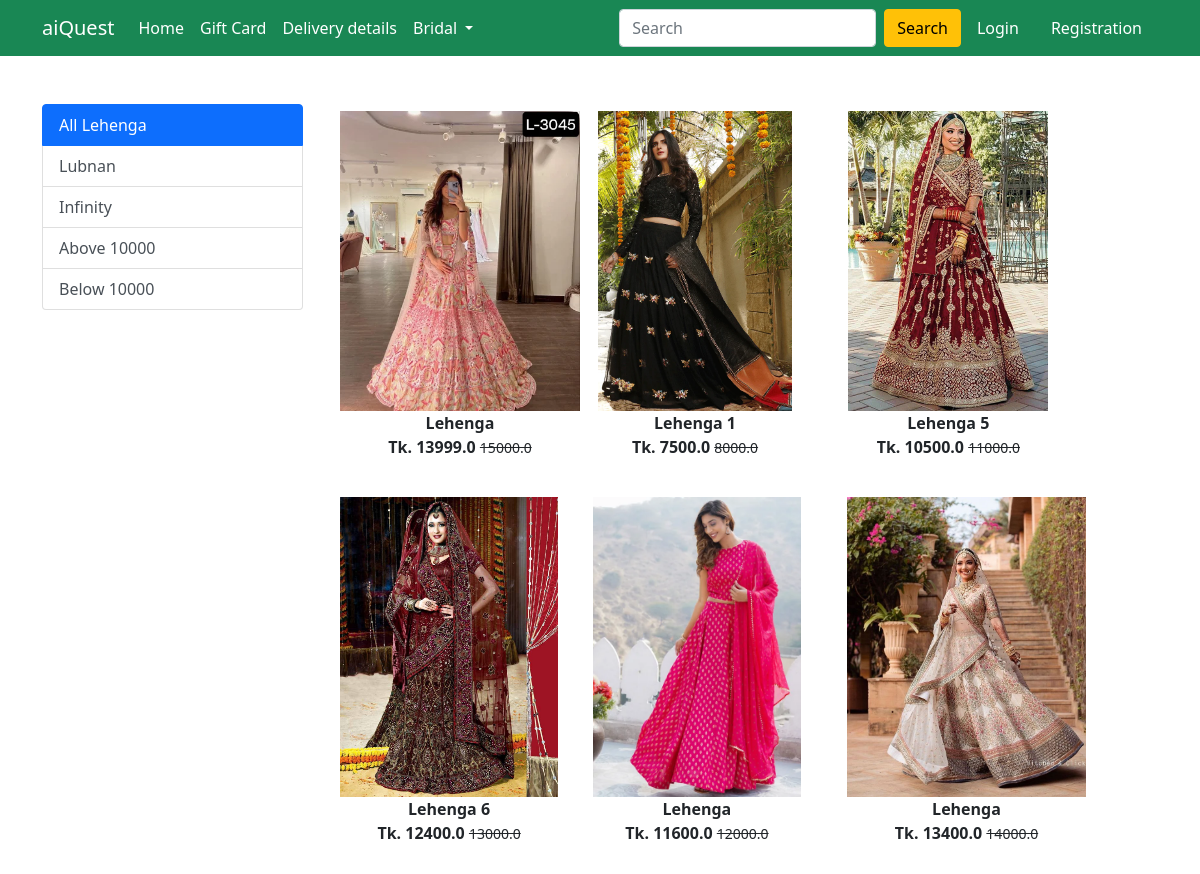
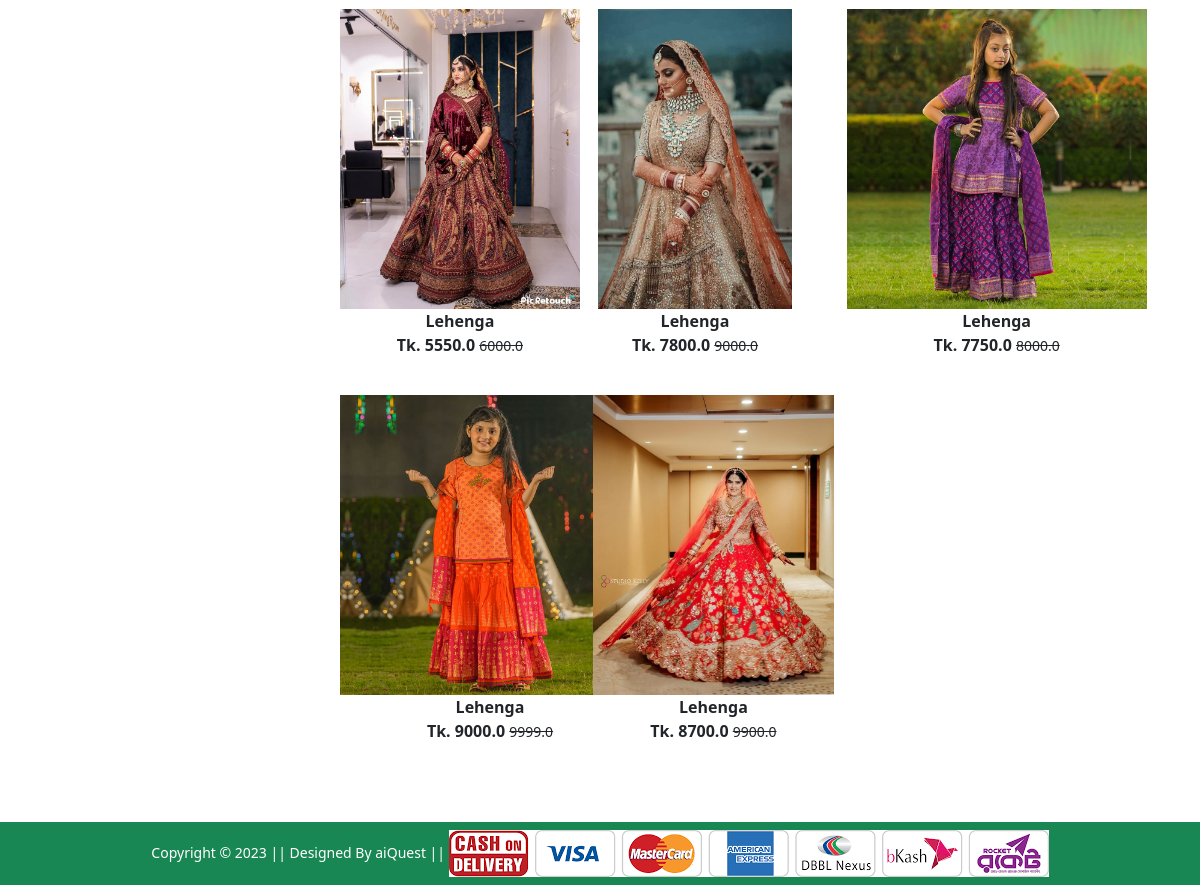
The app's page /lehenga/ with its own data (2 pictures, top to bottom).
### Shop/models.py (models this page shows, shortened)
class Product(models.Model):
    title = models.CharField(max_length=100)
    selling_price = models.FloatField()
    discounted_price = models.FloatField()
    description = models.TextField()
    brand = models.CharField(max_length=100)
    category = models.CharField(choices=CATEGORY_CHOICES, max_length=2)
    product_image = models.ImageField(upload_to='productimg')

### Shop/views.py (the view)
# urls.py: path('lehenga/', views.lehenga, name='lehenga'),
def lehenga(request, data=None):
    global lehengas
    if data == None:
        lehengas = Product.objects.filter(category="L")
    elif data == 'lubnan' or data == 'infinity':
        lehengas = Product.objects.filter(category='L').filter(brand=data)
    elif data == 'above':
        lehengas = Product.objects.filter(category = 'L').filter(discounted_price__gt=1000)
    elif data == 'below':
        lehengas = Product.objects.filter(category = 'L').filter(discounted_price__lt=1000)
    return render(request, 'Shop/lehenga.html', {'lehengas': lehengas})

### Shop/templates/Shop/lehenga.html (shortened to what this page needs)
{% extends 'Shop/base.html' %}
{% load static %}
{% block main-content %}
<div class="container my-5">
    <div class="row">
        <div class="col-sm-3">
            <div class="list-group">
                <a href="{% url 'lehenga' %}" class="list-group-item list-group-item-action active" aria-current="true">
                    All Lehenga
                </a>
                <a href="{% url 'lehengaitem' 'lubnan' %}" class="list-group-item list-group-item-action">Lubnan</a>
                <a href="{% url 'lehengaitem' 'infinity' %}" class="list-group-item list-group-item-action">Infinity</a>
                <a href="{% url 'lehengaitem' 'above' %}" class="list-group-item list-group-item-action">Above 10000</a>
                <a href="{% url 'lehengaitem' 'below' %}" class="list-group-item list-group-item-action">Below 10000</a>
            </div>
        </div>
        <div class="col-sm-8">
            <div class="row">
                {% for product in lehengas %}
                <div class="col-sm-4 text-center mb-4">
                    <a href="{% url 'product-detail' product.id %}" class="btn">
                        <div class="item">
                            <img src="{{product.product_image.url}}" alt="" height="300" class="">
                            <div class="fw-bold">{{product.title}}</div>
                            <div class="fw-bold">Tk. {{product.discounted_price}} <small
                                    class="fw-light text-decoration-line-through">{{product.selling_price}}</small>
                            </div>
                        </div>
                    </a>
                </div>
                {% endfor %}
            </div>
        </div>
    </div>
</div>
{% endblock main-content %}

### records on screen
Product: product_image (picture), title "Lehenga", discounted_price "13999.0", selling_price "15000.0"
Product: product_image (picture), title "Lehenga 1", discounted_price "7500.0", selling_price "8000.0"
Product: product_image (picture), title "Lehenga 5", discounted_price "10500.0", selling_price "11000.0"
Product: product_image (picture), title "Lehenga 6", discounted_price "12400.0", selling_price "13000.0"
Product: product_image (picture), title "Lehenga", discounted_price "11600.0", selling_price "12000.0"
Product: product_image (picture), title "Lehenga", discounted_price "13400.0", selling_price "14000.0"
Product: product_image (picture), title "Lehenga", discounted_price "5550.0", selling_price "6000.0"
Product: product_image (picture), title "Lehenga", discounted_price "7800.0", selling_price "9000.0"
Product: product_image (picture), title "Lehenga", discounted_price "7750.0", selling_price "8000.0"
Product: product_image (picture), title "Lehenga", discounted_price "9000.0", selling_price "9999.0"
Product: product_image (picture), title "Lehenga", discounted_price "8700.0", selling_price "9900.0"
